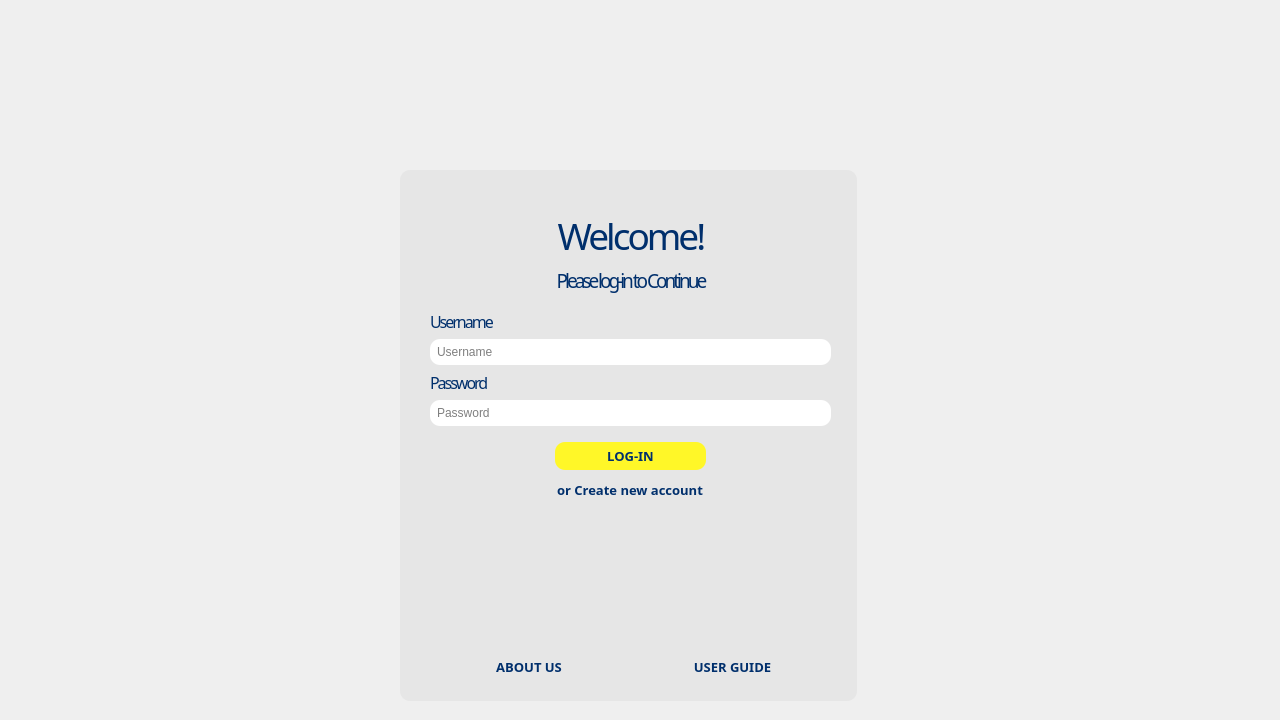
<?xml version="1.0" encoding="UTF-8"?>
<ui version="4.0">
 <class>logInWindow</class>
 <widget class="QMainWindow" name="logInWindow">
  <property name="geometry">
   <rect>
    <x>0</x>
    <y>0</y>
    <width>1280</width>
    <height>720</height>
   </rect>
  </property>
  <property name="minimumSize">
   <size>
    <width>1280</width>
    <height>720</height>
   </size>
  </property>
  <property name="maximumSize">
   <size>
    <width>1280</width>
    <height>720</height>
   </size>
  </property>
  <property name="windowTitle">
   <string>Academetrics</string>
  </property>
  <property name="windowIcon">
   <iconset>
    <normaloff>../Home_Page/ACADEMETRICS LOGO.png</normaloff>../Home_Page/ACADEMETRICS LOGO.png</iconset>
  </property>
  <property name="autoFillBackground">
   <bool>false</bool>
  </property>
  <property name="styleSheet">
   <string notr="true"/>
  </property>
  <widget class="QWidget" name="centralwidget">
   <property name="styleSheet">
    <string notr="true"/>
   </property>
   <widget class="QLabel" name="background">
    <property name="geometry">
     <rect>
      <x>0</x>
      <y>0</y>
      <width>1280</width>
      <height>720</height>
     </rect>
    </property>
    <property name="styleSheet">
     <string notr="true"/>
    </property>
    <property name="text">
     <string/>
    </property>
    <property name="pixmap">
     <pixmap resource="../../../../Downloads/bea.qrc">:/images/PSU BUILDING 50 transparency.png</pixmap>
    </property>
    <property name="scaledContents">
     <bool>true</bool>
    </property>
   </widget>
   <widget class="QLabel" name="headerBG">
    <property name="geometry">
     <rect>
      <x>0</x>
      <y>0</y>
      <width>1281</width>
      <height>151</height>
     </rect>
    </property>
    <property name="text">
     <string/>
    </property>
    <property name="pixmap">
     <pixmap>../Homepage/WHITE 50 TRANSPARENCY.png</pixmap>
    </property>
   </widget>
   <widget class="QLabel" name="psuWordmark_2">
    <property name="geometry">
     <rect>
      <x>20</x>
      <y>30</y>
      <width>491</width>
      <height>101</height>
     </rect>
    </property>
    <property name="text">
     <string/>
    </property>
    <property name="pixmap">
     <pixmap>../Homepage/PSU Logo Wordmark.png</pixmap>
    </property>
    <property name="scaledContents">
     <bool>true</bool>
    </property>
   </widget>
   <widget class="QLabel" name="label_2">
    <property name="geometry">
     <rect>
      <x>1140</x>
      <y>20</y>
      <width>101</width>
      <height>101</height>
     </rect>
    </property>
    <property name="text">
     <string/>
    </property>
    <property name="pixmap">
     <pixmap>../Homepage/ACADEMETRICS LOGO.png</pixmap>
    </property>
    <property name="scaledContents">
     <bool>true</bool>
    </property>
   </widget>
   <widget class="QWidget" name="verticalLayoutWidget">
    <property name="geometry">
     <rect>
      <x>410</x>
      <y>170</y>
      <width>441</width>
      <height>531</height>
     </rect>
    </property>
    <layout class="QVBoxLayout" name="logInVLayout" stretch="0,0,0,0,0,0,0,0,0,0,0,0,0">
     <property name="sizeConstraint">
      <enum>QLayout::SetMaximumSize</enum>
     </property>
     <property name="leftMargin">
      <number>20</number>
     </property>
     <property name="topMargin">
      <number>20</number>
     </property>
     <property name="rightMargin">
      <number>20</number>
     </property>
     <property name="bottomMargin">
      <number>20</number>
     </property>
     <item>
      <layout class="QHBoxLayout" name="logoHLayout">
       <item>
        <widget class="QLabel" name="wordmark">
         <property name="maximumSize">
          <size>
           <width>180</width>
           <height>51</height>
          </size>
         </property>
         <property name="text">
          <string/>
         </property>
         <property name="pixmap">
          <pixmap>WORDMARK 1.png</pixmap>
         </property>
         <property name="scaledContents">
          <bool>true</bool>
         </property>
         <property name="alignment">
          <set>Qt::AlignCenter</set>
         </property>
        </widget>
       </item>
      </layout>
     </item>
     <item>
      <widget class="QLabel" name="welcomeLabel">
       <property name="font">
        <font>
         <family>Gotham Black</family>
         <pointsize>28</pointsize>
        </font>
       </property>
       <property name="styleSheet">
        <string notr="true">QLabel {
	color: #002F6C;
    letter-spacing: -3px;
}
</string>
       </property>
       <property name="text">
        <string>Welcome!</string>
       </property>
       <property name="alignment">
        <set>Qt::AlignCenter</set>
       </property>
      </widget>
     </item>
     <item>
      <widget class="QLabel" name="logInLabel">
       <property name="font">
        <font>
         <family>Gotham Black</family>
         <pointsize>14</pointsize>
        </font>
       </property>
       <property name="styleSheet">
        <string notr="true">QLabel {
	color: #002F6C;
    letter-spacing: -3px;
}
</string>
       </property>
       <property name="text">
        <string>Please log-in to Continue</string>
       </property>
       <property name="alignment">
        <set>Qt::AlignCenter</set>
       </property>
      </widget>
     </item>
     <item>
      <spacer name="verticalSpacer_2">
       <property name="orientation">
        <enum>Qt::Vertical</enum>
       </property>
       <property name="sizeType">
        <enum>QSizePolicy::Fixed</enum>
       </property>
       <property name="sizeHint" stdset="0">
        <size>
         <width>20</width>
         <height>10</height>
        </size>
       </property>
      </spacer>
     </item>
     <item>
      <widget class="QLabel" name="usernameLabel">
       <property name="font">
        <font>
         <family>Gotham</family>
         <pointsize>12</pointsize>
        </font>
       </property>
       <property name="styleSheet">
        <string notr="true">QLabel {
	color: #002F6C;
    letter-spacing: -2px;
}
</string>
       </property>
       <property name="text">
        <string>Username</string>
       </property>
       <property name="alignment">
        <set>Qt::AlignLeading|Qt::AlignLeft|Qt::AlignVCenter</set>
       </property>
      </widget>
     </item>
     <item>
      <widget class="QLineEdit" name="usernameInput">
       <property name="styleSheet">
        <string notr="true">border-radius: 10px;
padding: 5px</string>
       </property>
       <property name="maxLength">
        <number>16</number>
       </property>
       <property name="frame">
        <bool>true</bool>
       </property>
       <property name="placeholderText">
        <string>Username</string>
       </property>
       <property name="clearButtonEnabled">
        <bool>true</bool>
       </property>
      </widget>
     </item>
     <item>
      <widget class="QLabel" name="passwordLabel">
       <property name="font">
        <font>
         <family>Gotham</family>
         <pointsize>12</pointsize>
        </font>
       </property>
       <property name="styleSheet">
        <string notr="true">QLabel {
	color: #002F6C;
    letter-spacing: -2px;
}
</string>
       </property>
       <property name="text">
        <string>Password</string>
       </property>
       <property name="alignment">
        <set>Qt::AlignLeading|Qt::AlignLeft|Qt::AlignVCenter</set>
       </property>
      </widget>
     </item>
     <item>
      <widget class="QLineEdit" name="passwordInput">
       <property name="styleSheet">
        <string notr="true">border-radius: 10px;
padding: 5px</string>
       </property>
       <property name="maxLength">
        <number>16</number>
       </property>
       <property name="echoMode">
        <enum>QLineEdit::PasswordEchoOnEdit</enum>
       </property>
       <property name="cursorPosition">
        <number>0</number>
       </property>
       <property name="placeholderText">
        <string>Password</string>
       </property>
       <property name="clearButtonEnabled">
        <bool>true</bool>
       </property>
      </widget>
     </item>
     <item>
      <spacer name="verticalSpacer_3">
       <property name="orientation">
        <enum>Qt::Vertical</enum>
       </property>
       <property name="sizeType">
        <enum>QSizePolicy::Fixed</enum>
       </property>
       <property name="sizeHint" stdset="0">
        <size>
         <width>20</width>
         <height>10</height>
        </size>
       </property>
      </spacer>
     </item>
     <item>
      <layout class="QHBoxLayout" name="logInHLayout">
       <item>
        <widget class="QPushButton" name="logInButton">
         <property name="enabled">
          <bool>true</bool>
         </property>
         <property name="maximumSize">
          <size>
           <width>151</width>
           <height>29</height>
          </size>
         </property>
         <property name="font">
          <font>
           <family>Gotham</family>
           <pointsize>10</pointsize>
           <weight>75</weight>
           <italic>false</italic>
           <bold>true</bold>
           <underline>false</underline>
          </font>
         </property>
         <property name="mouseTracking">
          <bool>true</bool>
         </property>
         <property name="acceptDrops">
          <bool>true</bool>
         </property>
         <property name="layoutDirection">
          <enum>Qt::LeftToRight</enum>
         </property>
         <property name="styleSheet">
          <string notr="true">QPushButton {
    border-radius: 10px; 
	background-color: #FFF728; color: #002F6C; 
    padding: 5px;
}
QPushButton:pressed,
QPushButton:checked {
    background-color: #949494; 
    text-decoration: underline;
}
QPushButton:hover {
	text-decoration: underline;
}</string>
         </property>
         <property name="text">
          <string>LOG-IN</string>
         </property>
         <property name="autoDefault">
          <bool>false</bool>
         </property>
         <property name="default">
          <bool>false</bool>
         </property>
         <property name="flat">
          <bool>false</bool>
         </property>
        </widget>
       </item>
      </layout>
     </item>
     <item>
      <layout class="QHBoxLayout" name="registerHLayout">
       <item>
        <widget class="QPushButton" name="registerButton">
         <property name="enabled">
          <bool>true</bool>
         </property>
         <property name="maximumSize">
          <size>
           <width>250</width>
           <height>29</height>
          </size>
         </property>
         <property name="font">
          <font>
           <family>Gotham</family>
           <pointsize>10</pointsize>
           <weight>75</weight>
           <italic>false</italic>
           <bold>true</bold>
           <underline>false</underline>
          </font>
         </property>
         <property name="mouseTracking">
          <bool>true</bool>
         </property>
         <property name="acceptDrops">
          <bool>true</bool>
         </property>
         <property name="layoutDirection">
          <enum>Qt::LeftToRight</enum>
         </property>
         <property name="styleSheet">
          <string notr="true">QPushButton {
    border-radius: 10px; 
	color: #002F6C; 
    padding: 5px;
}
QPushButton:pressed,
QPushButton:checked {
    text-decoration: underline;
	color: #000000;
}
QPushButton:hover {
	text-decoration: underline;
}</string>
         </property>
         <property name="text">
          <string>or Create new account</string>
         </property>
         <property name="autoDefault">
          <bool>false</bool>
         </property>
         <property name="default">
          <bool>false</bool>
         </property>
         <property name="flat">
          <bool>false</bool>
         </property>
        </widget>
       </item>
      </layout>
     </item>
     <item>
      <spacer name="verticalSpacer">
       <property name="orientation">
        <enum>Qt::Vertical</enum>
       </property>
       <property name="sizeType">
        <enum>QSizePolicy::Expanding</enum>
       </property>
       <property name="sizeHint" stdset="0">
        <size>
         <width>20</width>
         <height>40</height>
        </size>
       </property>
      </spacer>
     </item>
     <item>
      <layout class="QHBoxLayout" name="bottomButtons">
       <item>
        <widget class="QPushButton" name="logInButton_4">
         <property name="enabled">
          <bool>true</bool>
         </property>
         <property name="font">
          <font>
           <family>Gotham</family>
           <pointsize>10</pointsize>
           <weight>75</weight>
           <italic>false</italic>
           <bold>true</bold>
           <underline>false</underline>
          </font>
         </property>
         <property name="mouseTracking">
          <bool>true</bool>
         </property>
         <property name="acceptDrops">
          <bool>true</bool>
         </property>
         <property name="layoutDirection">
          <enum>Qt::LeftToRight</enum>
         </property>
         <property name="styleSheet">
          <string notr="true">QPushButton {
    border-radius: 10px; 
	color: #002F6C; 
    padding: 5px;
}
QPushButton:pressed,
QPushButton:checked {
    text-decoration: underline;
	color: #000000;
}
QPushButton:hover {
	text-decoration: underline;
}</string>
         </property>
         <property name="text">
          <string>ABOUT US</string>
         </property>
         <property name="autoDefault">
          <bool>false</bool>
         </property>
         <property name="default">
          <bool>false</bool>
         </property>
         <property name="flat">
          <bool>false</bool>
         </property>
        </widget>
       </item>
       <item>
        <widget class="QPushButton" name="aboutUsButton">
         <property name="enabled">
          <bool>true</bool>
         </property>
         <property name="font">
          <font>
           <family>Gotham</family>
           <pointsize>10</pointsize>
           <weight>75</weight>
           <italic>false</italic>
           <bold>true</bold>
           <underline>false</underline>
          </font>
         </property>
         <property name="mouseTracking">
          <bool>true</bool>
         </property>
         <property name="acceptDrops">
          <bool>true</bool>
         </property>
         <property name="layoutDirection">
          <enum>Qt::LeftToRight</enum>
         </property>
         <property name="styleSheet">
          <string notr="true">QPushButton {
    border-radius: 10px; 
	color: #002F6C; 
    padding: 5px;
}
QPushButton:pressed,
QPushButton:checked {
    text-decoration: underline;
	color: #000000;
}
QPushButton:hover {
	text-decoration: underline;
}</string>
         </property>
         <property name="text">
          <string>USER GUIDE</string>
         </property>
         <property name="autoDefault">
          <bool>false</bool>
         </property>
         <property name="default">
          <bool>false</bool>
         </property>
         <property name="flat">
          <bool>false</bool>
         </property>
        </widget>
       </item>
      </layout>
     </item>
    </layout>
   </widget>
   <widget class="QLabel" name="framebox">
    <property name="geometry">
     <rect>
      <x>400</x>
      <y>170</y>
      <width>457</width>
      <height>531</height>
     </rect>
    </property>
    <property name="sizePolicy">
     <sizepolicy hsizetype="Expanding" vsizetype="Expanding">
      <horstretch>0</horstretch>
      <verstretch>0</verstretch>
     </sizepolicy>
    </property>
    <property name="minimumSize">
     <size>
      <width>0</width>
      <height>0</height>
     </size>
    </property>
    <property name="styleSheet">
     <string notr="true">QLabel {
    border-radius: 10px; 
	background-color: #E5E5E5E5; color: #002F6C; 
    padding: 5px;
}
</string>
    </property>
    <property name="text">
     <string/>
    </property>
    <property name="margin">
     <number>6</number>
    </property>
   </widget>
   <zorder>background</zorder>
   <zorder>framebox</zorder>
   <zorder>headerBG</zorder>
   <zorder>psuWordmark_2</zorder>
   <zorder>label_2</zorder>
   <zorder>verticalLayoutWidget</zorder>
  </widget>
 </widget>
 <resources>
  <include location="../../../../Downloads/bea.qrc"/>
 </resources>
 <connections/>
</ui>
